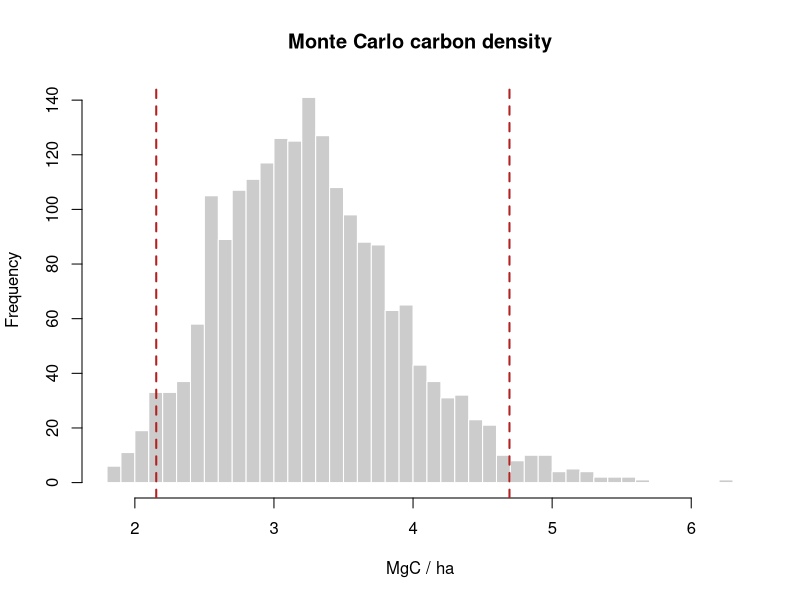

R code for this plot:
## ---- chunk 1
library(dplyr)
stems <- read.csv("data/scbi_stems.csv")

stems <- stems |>
  mutate(agb_kg   = exp(-2.48 + 2.4835 * log(dbh)),   # Jenkins generic hardwood
         carbon_Mg = 0.47 * agb_kg / 1000)

area_ha  <- 25.6
total_C  <- sum(stems$carbon_Mg)
C_per_ha <- total_C / area_ha
round(c(total_MgC = total_C, MgC_per_ha = C_per_ha), 1)
## ---- chunk 2
stems$quadrat <- paste(cut(stems$gx, 8), cut(stems$gy, 12))
quadrat_area  <- 25.6 / (8 * 12)                 # ha per quadrat (equal-area cut)

qd <- stems |>
  group_by(quadrat) |>
  summarise(carbon_Mg = sum(carbon_Mg), .groups = "drop") |>
  mutate(carbon_ha = carbon_Mg / quadrat_area)

m  <- mean(qd$carbon_ha); se <- sd(qd$carbon_ha) / sqrt(nrow(qd))
ci <- m + c(-1.96, 1.96) * se
round(c(mean = m, se = se, lower = ci[1], upper = ci[2]), 1)
## ---- chunk 3
set.seed(42)
n_sim <- 2000
sim <- numeric(n_sim)
for (i in seq_len(n_sim)) {
  b  <- rnorm(1, 2.4835, 0.05)            # allometric exponent uncertainty
  cf <- rnorm(1, 0.47, 0.02)              # carbon-fraction uncertainty
  agb <- exp(-2.48 + b * log(stems$dbh))
  sim[i] <- sum(cf * agb / 1000) / area_ha
}
mc_ci <- quantile(sim, c(0.025, 0.975))
round(c(mean = mean(sim), lower = mc_ci[1], upper = mc_ci[2]), 1)
## ---- chunk 4
hist(sim, breaks = 40, col = "grey80", border = "white",
     main = "Monte Carlo carbon density", xlab = "MgC / ha")
abline(v = mc_ci, col = "firebrick", lwd = 2, lty = 2)
## ---- chunk 5
half_width <- (mc_ci[2] - mc_ci[1]) / 2
unc_pct    <- 100 * half_width / mean(sim)
conservative <- mean(sim) - half_width           # lower-bound crediting basis
round(c(uncertainty_pct = unc_pct,
        mean = mean(sim), conservative = conservative), 1)
## ---- chunk 6
A    <- c(forest = 18000, nonforest = 7000)      # mapped area, ha
Atot <- sum(A); W <- A / Atot

# error matrix: rows = map class, cols = reference class
n   <- matrix(c(95, 5, 12, 88), nrow = 2, byrow = TRUE,
              dimnames = list(map = names(A), ref = names(A)))
ni  <- rowSums(n)

# Olofsson stratified estimator of the reference area proportion of "forest"
p_forest <- sum(W * n[, "forest"] / ni)
se_p     <- sqrt(sum(W^2 * (n[, "forest"]/ni) * (1 - n[, "forest"]/ni) / (ni - 1)))

adj_forest_ha <- Atot * p_forest
ci_ha         <- Atot * 1.96 * se_p
round(c(mapped_forest_ha  = A["forest"],
        adjusted_forest_ha = adj_forest_ha,
        ci_halfwidth_ha    = ci_ha), 0)
